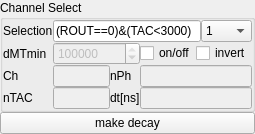
<?xml version="1.0" encoding="UTF-8"?>
<ui version="4.0">
 <class>Form</class>
 <widget class="QWidget" name="Form">
  <property name="geometry">
   <rect>
    <x>0</x>
    <y>0</y>
    <width>255</width>
    <height>120</height>
   </rect>
  </property>
  <property name="windowTitle">
   <string>Form</string>
  </property>
  <layout class="QVBoxLayout" name="verticalLayout">
   <property name="spacing">
    <number>0</number>
   </property>
   <property name="margin">
    <number>0</number>
   </property>
   <item>
    <widget class="QGroupBox" name="groupBox_2">
     <property name="title">
      <string>Channel Select</string>
     </property>
     <layout class="QGridLayout" name="gridLayout">
      <property name="margin">
       <number>0</number>
      </property>
      <property name="spacing">
       <number>0</number>
      </property>
      <item row="2" column="0">
       <widget class="QLabel" name="label_7">
        <property name="sizePolicy">
         <sizepolicy hsizetype="Fixed" vsizetype="Preferred">
          <horstretch>0</horstretch>
          <verstretch>0</verstretch>
         </sizepolicy>
        </property>
        <property name="text">
         <string>dMTmin</string>
        </property>
       </widget>
      </item>
      <item row="4" column="2">
       <widget class="QLabel" name="label_3">
        <property name="text">
         <string>dt[ns]</string>
        </property>
       </widget>
      </item>
      <item row="0" column="0">
       <widget class="QLabel" name="label">
        <property name="sizePolicy">
         <sizepolicy hsizetype="Fixed" vsizetype="Preferred">
          <horstretch>0</horstretch>
          <verstretch>0</verstretch>
         </sizepolicy>
        </property>
        <property name="text">
         <string>Selection</string>
        </property>
       </widget>
      </item>
      <item row="4" column="0">
       <widget class="QLabel" name="label_5">
        <property name="sizePolicy">
         <sizepolicy hsizetype="Fixed" vsizetype="Preferred">
          <horstretch>0</horstretch>
          <verstretch>0</verstretch>
         </sizepolicy>
        </property>
        <property name="text">
         <string>nTAC</string>
        </property>
       </widget>
      </item>
      <item row="4" column="3" colspan="2">
       <widget class="QLineEdit" name="lineEdit_2">
        <property name="enabled">
         <bool>false</bool>
        </property>
        <property name="toolTip">
         <string>Micro-time resoltion of the histogram</string>
        </property>
       </widget>
      </item>
      <item row="4" column="1">
       <widget class="QLineEdit" name="lineEdit_4">
        <property name="enabled">
         <bool>false</bool>
        </property>
        <property name="toolTip">
         <string>Effective number of TAC-channels in the histogram.</string>
        </property>
       </widget>
      </item>
      <item row="0" column="1" colspan="4">
       <layout class="QHBoxLayout" name="horizontalLayout">
        <property name="spacing">
         <number>0</number>
        </property>
        <item>
         <widget class="QLineEdit" name="lineEdit">
          <property name="toolTip">
           <string>&lt;html&gt;&lt;head/&gt;&lt;body&gt;&lt;p&gt;&lt;span style=&quot; font-size:9pt; font-weight:600;&quot;&gt;Operators&lt;/span&gt;&lt;/p&gt;&lt;p&gt;&lt;span style=&quot; font-weight:600;&quot;&gt;Logical&lt;/span&gt;: &amp;amp;, |, ~.&lt;/p&gt;&lt;p&gt;&lt;span style=&quot; font-weight:600;&quot;&gt;Comparison&lt;/span&gt;: &amp;lt;, &amp;lt;=, ==, !=, &amp;gt;=, &amp;gt;.&lt;/p&gt;&lt;p&gt;&lt;span style=&quot; font-weight:600;&quot;&gt;Unary arithmetic&lt;/span&gt;: -.&lt;/p&gt;&lt;p&gt;&lt;span style=&quot; font-weight:600;&quot;&gt;Binary arithmetic&lt;/span&gt;: +, -, *, /, **, %.&lt;/p&gt;&lt;p&gt;&lt;span style=&quot; font-size:9pt; font-weight:600;&quot;&gt;Example&lt;/span&gt;&lt;/p&gt;&lt;p&gt;Selecting channel 0 and channel 8&lt;/p&gt;&lt;p&gt;(ROUT == 0) | (ROUT == 8)&lt;/p&gt;&lt;p&gt;&lt;span style=&quot; font-size:9pt; font-weight:600;&quot;&gt;See&lt;/span&gt;&lt;/p&gt;&lt;p&gt;http://pytables.github.io/usersguide/condition_syntax.html&lt;/p&gt;&lt;/body&gt;&lt;/html&gt;</string>
          </property>
          <property name="text">
           <string>(ROUT==0)&amp;(TAC&lt;3000)</string>
          </property>
         </widget>
        </item>
        <item>
         <widget class="QComboBox" name="comboBox">
          <property name="sizePolicy">
           <sizepolicy hsizetype="Fixed" vsizetype="Fixed">
            <horstretch>0</horstretch>
            <verstretch>0</verstretch>
           </sizepolicy>
          </property>
          <property name="toolTip">
           <string>Micro-time divisor. The micro-times are divided by this number to coarsen the time-scale.</string>
          </property>
          <property name="currentIndex">
           <number>0</number>
          </property>
          <item>
           <property name="text">
            <string>1</string>
           </property>
          </item>
          <item>
           <property name="text">
            <string>2</string>
           </property>
          </item>
          <item>
           <property name="text">
            <string>4</string>
           </property>
          </item>
          <item>
           <property name="text">
            <string>8</string>
           </property>
          </item>
          <item>
           <property name="text">
            <string>16</string>
           </property>
          </item>
          <item>
           <property name="text">
            <string>32</string>
           </property>
          </item>
          <item>
           <property name="text">
            <string>64</string>
           </property>
          </item>
          <item>
           <property name="text">
            <string>128</string>
           </property>
          </item>
          <item>
           <property name="text">
            <string>256</string>
           </property>
          </item>
         </widget>
        </item>
       </layout>
      </item>
      <item row="3" column="2">
       <widget class="QLabel" name="label_6">
        <property name="text">
         <string>nPh</string>
        </property>
       </widget>
      </item>
      <item row="3" column="1">
       <widget class="QLineEdit" name="lineEdit_3">
        <property name="enabled">
         <bool>false</bool>
        </property>
        <property name="toolTip">
         <string>Used channels in the histogram.</string>
        </property>
       </widget>
      </item>
      <item row="3" column="3" colspan="2">
       <widget class="QLineEdit" name="lineEdit_5">
        <property name="enabled">
         <bool>false</bool>
        </property>
        <property name="toolTip">
         <string>Number of photons in the histogram</string>
        </property>
       </widget>
      </item>
      <item row="3" column="0">
       <widget class="QLabel" name="label_4">
        <property name="sizePolicy">
         <sizepolicy hsizetype="Fixed" vsizetype="Preferred">
          <horstretch>0</horstretch>
          <verstretch>0</verstretch>
         </sizepolicy>
        </property>
        <property name="text">
         <string>Ch</string>
        </property>
       </widget>
      </item>
      <item row="2" column="4">
       <widget class="QCheckBox" name="checkBox_2">
        <property name="sizePolicy">
         <sizepolicy hsizetype="Fixed" vsizetype="Fixed">
          <horstretch>0</horstretch>
          <verstretch>0</verstretch>
         </sizepolicy>
        </property>
        <property name="toolTip">
         <string>If this option is on only photons with a macro-time bigger than the specified macro-time are considered in the histogram.</string>
        </property>
        <property name="text">
         <string>invert</string>
        </property>
       </widget>
      </item>
      <item row="2" column="3">
       <widget class="QCheckBox" name="checkBox">
        <property name="toolTip">
         <string>If this is on the minimum macro-time filter is used in the construction of the histogram.</string>
        </property>
        <property name="text">
         <string>on/off</string>
        </property>
       </widget>
      </item>
      <item row="2" column="1" colspan="2">
       <widget class="QDoubleSpinBox" name="doubleSpinBox">
        <property name="enabled">
         <bool>false</bool>
        </property>
        <property name="sizePolicy">
         <sizepolicy hsizetype="Expanding" vsizetype="Fixed">
          <horstretch>0</horstretch>
          <verstretch>0</verstretch>
         </sizepolicy>
        </property>
        <property name="toolTip">
         <string>Minimum distance between photons in number of macro-time steps. All photons with a distance bigger than the minimum distance are not considered in the construction of the histogram.</string>
        </property>
        <property name="decimals">
         <number>0</number>
        </property>
        <property name="maximum">
         <double>999999999.000000000000000</double>
        </property>
        <property name="singleStep">
         <double>500.000000000000000</double>
        </property>
        <property name="value">
         <double>200000.000000000000000</double>
        </property>
       </widget>
      </item>
     </layout>
    </widget>
   </item>
   <item>
    <widget class="QPushButton" name="pushButton">
     <property name="text">
      <string>make decay</string>
     </property>
    </widget>
   </item>
  </layout>
 </widget>
 <resources/>
 <connections>
  <connection>
   <sender>checkBox</sender>
   <signal>toggled(bool)</signal>
   <receiver>doubleSpinBox</receiver>
   <slot>setEnabled(bool)</slot>
   <hints>
    <hint type="sourcelabel">
     <x>225</x>
     <y>43</y>
    </hint>
    <hint type="destinationlabel">
     <x>104</x>
     <y>43</y>
    </hint>
   </hints>
  </connection>
 </connections>
</ui>
